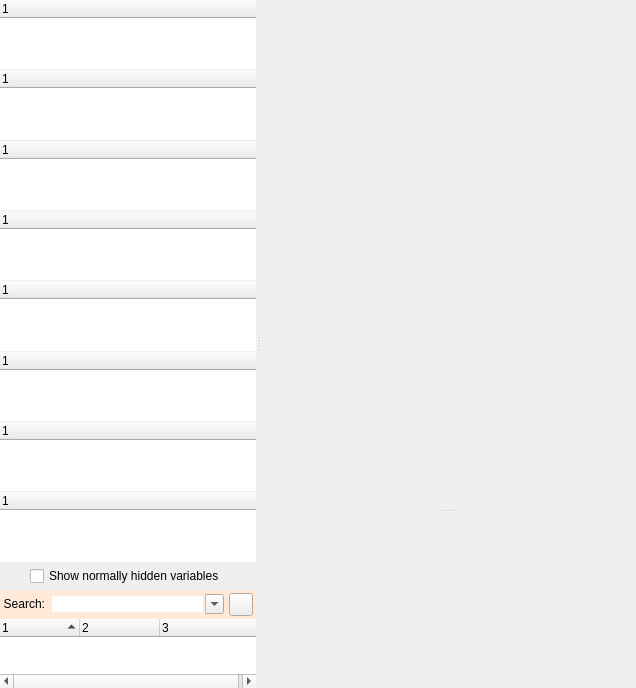
<?xml version="1.0" encoding="UTF-8"?>
<ui version="4.0">
 <class>trigger_editor</class>
 <widget class="QMainWindow" name="trigger_editor">
  <property name="geometry">
   <rect>
    <x>0</x>
    <y>0</y>
    <width>636</width>
    <height>688</height>
   </rect>
  </property>
  <property name="sizePolicy">
   <sizepolicy hsizetype="Preferred" vsizetype="Preferred">
    <horstretch>0</horstretch>
    <verstretch>0</verstretch>
   </sizepolicy>
  </property>
  <widget class="QWidget" name="widget_main">
   <property name="sizePolicy">
    <sizepolicy hsizetype="Expanding" vsizetype="Expanding">
     <horstretch>0</horstretch>
     <verstretch>0</verstretch>
    </sizepolicy>
   </property>
   <layout class="QVBoxLayout" name="verticalLayout">
    <property name="spacing">
     <number>0</number>
    </property>
    <property name="leftMargin">
     <number>0</number>
    </property>
    <property name="topMargin">
     <number>0</number>
    </property>
    <property name="rightMargin">
     <number>0</number>
    </property>
    <property name="bottomMargin">
     <number>0</number>
    </property>
    <item>
     <widget class="QSplitter" name="splitter_main">
      <property name="sizePolicy">
       <sizepolicy hsizetype="Expanding" vsizetype="Expanding">
        <horstretch>0</horstretch>
        <verstretch>0</verstretch>
       </sizepolicy>
      </property>
      <property name="frameShape">
       <enum>QFrame::NoFrame</enum>
      </property>
      <property name="lineWidth">
       <number>0</number>
      </property>
      <property name="midLineWidth">
       <number>5</number>
      </property>
      <property name="orientation">
       <enum>Qt::Horizontal</enum>
      </property>
      <property name="opaqueResize">
       <bool>true</bool>
      </property>
      <property name="handleWidth">
       <number>5</number>
      </property>
      <widget class="QFrame" name="frame_left">
       <property name="sizePolicy">
        <sizepolicy hsizetype="Expanding" vsizetype="Expanding">
         <horstretch>0</horstretch>
         <verstretch>0</verstretch>
        </sizepolicy>
       </property>
       <property name="minimumSize">
        <size>
         <width>0</width>
         <height>0</height>
        </size>
       </property>
       <property name="baseSize">
        <size>
         <width>0</width>
         <height>0</height>
        </size>
       </property>
       <property name="frameShape">
        <enum>QFrame::NoFrame</enum>
       </property>
       <property name="frameShadow">
        <enum>QFrame::Plain</enum>
       </property>
       <property name="lineWidth">
        <number>1</number>
       </property>
       <layout class="QVBoxLayout" name="verticalLayout_3">
        <property name="spacing">
         <number>1</number>
        </property>
        <property name="leftMargin">
         <number>0</number>
        </property>
        <property name="topMargin">
         <number>0</number>
        </property>
        <property name="rightMargin">
         <number>0</number>
        </property>
        <property name="bottomMargin">
         <number>0</number>
        </property>
        <item>
         <widget class="TTreeWidget" name="treeWidget_timers">
          <property name="frameShape">
           <enum>QFrame::NoFrame</enum>
          </property>
          <property name="midLineWidth">
           <number>4</number>
          </property>
          <property name="dragDropMode">
           <enum>QAbstractItemView::InternalMove</enum>
          </property>
          <property name="alternatingRowColors">
           <bool>false</bool>
          </property>
          <property name="iconSize">
           <size>
            <width>32</width>
            <height>32</height>
           </size>
          </property>
          <property name="rootIsDecorated">
           <bool>true</bool>
          </property>
          <property name="animated">
           <bool>true</bool>
          </property>
          <property name="allColumnsShowFocus">
           <bool>true</bool>
          </property>
          <property name="wordWrap">
           <bool>false</bool>
          </property>
          <property name="headerHidden">
           <bool>false</bool>
          </property>
          <property name="expandsOnDoubleClick">
           <bool>false</bool>
          </property>
          <column>
           <property name="text">
            <string>1</string>
           </property>
          </column>
         </widget>
        </item>
        <item>
         <widget class="TTreeWidget" name="treeWidget_keys">
          <property name="frameShape">
           <enum>QFrame::NoFrame</enum>
          </property>
          <property name="midLineWidth">
           <number>4</number>
          </property>
          <property name="dragDropMode">
           <enum>QAbstractItemView::InternalMove</enum>
          </property>
          <property name="alternatingRowColors">
           <bool>false</bool>
          </property>
          <property name="iconSize">
           <size>
            <width>32</width>
            <height>32</height>
           </size>
          </property>
          <property name="rootIsDecorated">
           <bool>true</bool>
          </property>
          <property name="sortingEnabled">
           <bool>false</bool>
          </property>
          <property name="animated">
           <bool>true</bool>
          </property>
          <property name="allColumnsShowFocus">
           <bool>true</bool>
          </property>
          <property name="wordWrap">
           <bool>false</bool>
          </property>
          <property name="headerHidden">
           <bool>false</bool>
          </property>
          <property name="expandsOnDoubleClick">
           <bool>false</bool>
          </property>
          <column>
           <property name="text">
            <string>1</string>
           </property>
          </column>
         </widget>
        </item>
        <item>
         <widget class="TTreeWidget" name="treeWidget_aliases">
          <property name="frameShape">
           <enum>QFrame::NoFrame</enum>
          </property>
          <property name="midLineWidth">
           <number>4</number>
          </property>
          <property name="dragDropMode">
           <enum>QAbstractItemView::InternalMove</enum>
          </property>
          <property name="alternatingRowColors">
           <bool>false</bool>
          </property>
          <property name="iconSize">
           <size>
            <width>32</width>
            <height>32</height>
           </size>
          </property>
          <property name="rootIsDecorated">
           <bool>true</bool>
          </property>
          <property name="animated">
           <bool>true</bool>
          </property>
          <property name="allColumnsShowFocus">
           <bool>true</bool>
          </property>
          <property name="wordWrap">
           <bool>false</bool>
          </property>
          <property name="headerHidden">
           <bool>false</bool>
          </property>
          <property name="expandsOnDoubleClick">
           <bool>false</bool>
          </property>
          <column>
           <property name="text">
            <string>1</string>
           </property>
          </column>
         </widget>
        </item>
        <item>
         <widget class="TTreeWidget" name="treeWidget_actions">
          <property name="frameShape">
           <enum>QFrame::NoFrame</enum>
          </property>
          <property name="midLineWidth">
           <number>4</number>
          </property>
          <property name="dragDropMode">
           <enum>QAbstractItemView::InternalMove</enum>
          </property>
          <property name="alternatingRowColors">
           <bool>false</bool>
          </property>
          <property name="iconSize">
           <size>
            <width>32</width>
            <height>32</height>
           </size>
          </property>
          <property name="rootIsDecorated">
           <bool>true</bool>
          </property>
          <property name="animated">
           <bool>true</bool>
          </property>
          <property name="allColumnsShowFocus">
           <bool>true</bool>
          </property>
          <property name="wordWrap">
           <bool>false</bool>
          </property>
          <property name="headerHidden">
           <bool>false</bool>
          </property>
          <property name="expandsOnDoubleClick">
           <bool>false</bool>
          </property>
          <column>
           <property name="text">
            <string>1</string>
           </property>
          </column>
         </widget>
        </item>
        <item>
         <widget class="TTreeWidget" name="treeWidget_scripts">
          <property name="frameShape">
           <enum>QFrame::NoFrame</enum>
          </property>
          <property name="midLineWidth">
           <number>4</number>
          </property>
          <property name="dragDropMode">
           <enum>QAbstractItemView::InternalMove</enum>
          </property>
          <property name="alternatingRowColors">
           <bool>false</bool>
          </property>
          <property name="iconSize">
           <size>
            <width>32</width>
            <height>32</height>
           </size>
          </property>
          <property name="rootIsDecorated">
           <bool>true</bool>
          </property>
          <property name="animated">
           <bool>true</bool>
          </property>
          <property name="allColumnsShowFocus">
           <bool>true</bool>
          </property>
          <property name="wordWrap">
           <bool>false</bool>
          </property>
          <property name="headerHidden">
           <bool>false</bool>
          </property>
          <property name="expandsOnDoubleClick">
           <bool>false</bool>
          </property>
          <column>
           <property name="text">
            <string>1</string>
           </property>
          </column>
         </widget>
        </item>
        <item>
         <widget class="TTreeWidget" name="treeWidget_variables">
          <property name="frameShape">
           <enum>QFrame::NoFrame</enum>
          </property>
          <property name="midLineWidth">
           <number>4</number>
          </property>
          <property name="dragDropMode">
           <enum>QAbstractItemView::InternalMove</enum>
          </property>
          <property name="alternatingRowColors">
           <bool>false</bool>
          </property>
          <property name="iconSize">
           <size>
            <width>32</width>
            <height>32</height>
           </size>
          </property>
          <property name="rootIsDecorated">
           <bool>true</bool>
          </property>
          <property name="animated">
           <bool>true</bool>
          </property>
          <property name="allColumnsShowFocus">
           <bool>true</bool>
          </property>
          <property name="wordWrap">
           <bool>false</bool>
          </property>
          <property name="headerHidden">
           <bool>false</bool>
          </property>
          <property name="expandsOnDoubleClick">
           <bool>false</bool>
          </property>
          <column>
           <property name="text">
            <string>1</string>
           </property>
          </column>
         </widget>
        </item>
		<item>
		<widget class="TTreeWidget" name="treeWidget_gui">
          <property name="frameShape">
           <enum>QFrame::NoFrame</enum>
          </property>
          <property name="midLineWidth">
           <number>4</number>
          </property>
          <property name="dragDropMode">
           <enum>QAbstractItemView::InternalMove</enum>
          </property>
          <property name="alternatingRowColors">
           <bool>false</bool>
          </property>
          <property name="iconSize">
           <size>
            <width>32</width>
            <height>32</height>
           </size>
          </property>
          <property name="rootIsDecorated">
           <bool>true</bool>
          </property>
          <property name="animated">
           <bool>true</bool>
          </property>
          <property name="allColumnsShowFocus">
           <bool>true</bool>
          </property>
          <property name="wordWrap">
           <bool>false</bool>
          </property>
          <property name="headerHidden">
           <bool>false</bool>
          </property>
          <property name="expandsOnDoubleClick">
           <bool>false</bool>
          </property>
          <column>
           <property name="text">
            <string>1</string>
           </property>
          </column>
         </widget>
        </item>
        <item>
         <widget class="TTreeWidget" name="treeWidget_triggers">
          <property name="frameShape">
           <enum>QFrame::NoFrame</enum>
          </property>
          <property name="midLineWidth">
           <number>4</number>
          </property>
          <property name="dragDropMode">
           <enum>QAbstractItemView::InternalMove</enum>
          </property>
          <property name="alternatingRowColors">
           <bool>false</bool>
          </property>
          <property name="iconSize">
           <size>
            <width>32</width>
            <height>32</height>
           </size>
          </property>
          <property name="rootIsDecorated">
           <bool>true</bool>
          </property>
          <property name="sortingEnabled">
           <bool>false</bool>
          </property>
          <property name="animated">
           <bool>true</bool>
          </property>
          <property name="allColumnsShowFocus">
           <bool>true</bool>
          </property>
          <property name="wordWrap">
           <bool>false</bool>
          </property>
          <property name="headerHidden">
           <bool>false</bool>
          </property>
          <property name="expandsOnDoubleClick">
           <bool>false</bool>
          </property>
          <column>
           <property name="text">
            <string>1</string>
           </property>
          </column>
         </widget>
        </item>
        <item>
         <widget class="QFrame" name="frame_">
          <layout class="QGridLayout" name="gridLayout_display_hidden_variables">
           <property name="leftMargin">
            <number>8</number>
           </property>
           <property name="topMargin">
            <number>3</number>
           </property>
           <property name="rightMargin">
            <number>8</number>
           </property>
           <property name="bottomMargin">
            <number>3</number>
           </property>
           <item row="0" column="0" alignment="Qt::AlignHCenter|Qt::AlignVCenter">
            <widget class="QCheckBox" name="button_displayAllVariables">
             <property name="text">
              <string>Show normally hidden variables</string>
             </property>
             <property name="checkable">
              <bool>true</bool>
             </property>
             <property name="checked">
              <bool>false</bool>
             </property>
            </widget>
           </item>
          </layout>
         </widget>
        </item>
        <item>
         <widget class="QWidget" name="widget_searchArea" native="true">
          <layout class="QVBoxLayout" name="verticalLayout_6">
           <property name="spacing">
            <number>0</number>
           </property>
           <property name="leftMargin">
            <number>0</number>
           </property>
           <property name="topMargin">
            <number>0</number>
           </property>
           <property name="rightMargin">
            <number>0</number>
           </property>
           <property name="bottomMargin">
            <number>0</number>
           </property>
           <item>
            <widget class="QWidget" name="widget_searchAreaTop" native="true">
             <property name="sizePolicy">
              <sizepolicy hsizetype="Expanding" vsizetype="Fixed">
               <horstretch>0</horstretch>
               <verstretch>0</verstretch>
              </sizepolicy>
             </property>
             <property name="palette">
              <palette>
               <active>
                <colorrole role="Base">
                 <brush brushstyle="SolidPattern">
                  <color alpha="255">
                   <red>255</red>
                   <green>255</green>
                   <blue>255</blue>
                  </color>
                 </brush>
                </colorrole>
                <colorrole role="Window">
                 <brush brushstyle="SolidPattern">
                  <color alpha="255">
                   <red>255</red>
                   <green>234</green>
                   <blue>218</blue>
                  </color>
                 </brush>
                </colorrole>
               </active>
               <inactive>
                <colorrole role="Base">
                 <brush brushstyle="SolidPattern">
                  <color alpha="255">
                   <red>255</red>
                   <green>255</green>
                   <blue>255</blue>
                  </color>
                 </brush>
                </colorrole>
                <colorrole role="Window">
                 <brush brushstyle="SolidPattern">
                  <color alpha="255">
                   <red>255</red>
                   <green>234</green>
                   <blue>218</blue>
                  </color>
                 </brush>
                </colorrole>
               </inactive>
               <disabled>
                <colorrole role="Base">
                 <brush brushstyle="SolidPattern">
                  <color alpha="255">
                   <red>255</red>
                   <green>234</green>
                   <blue>218</blue>
                  </color>
                 </brush>
                </colorrole>
                <colorrole role="Window">
                 <brush brushstyle="SolidPattern">
                  <color alpha="255">
                   <red>255</red>
                   <green>234</green>
                   <blue>218</blue>
                  </color>
                 </brush>
                </colorrole>
               </disabled>
              </palette>
             </property>
             <property name="autoFillBackground">
              <bool>true</bool>
             </property>
             <layout class="QHBoxLayout" name="horizontalLayout_5">
              <property name="spacing">
               <number>0</number>
              </property>
              <property name="leftMargin">
               <number>0</number>
              </property>
              <property name="topMargin">
               <number>0</number>
              </property>
              <property name="rightMargin">
               <number>0</number>
              </property>
              <property name="bottomMargin">
               <number>0</number>
              </property>
              <item>
               <widget class="QWidget" name="widget_searchTerm" native="true">
                <layout class="QGridLayout" name="gridLayout" columnstretch="0,0,0">
                 <property name="leftMargin">
                  <number>3</number>
                 </property>
                 <property name="topMargin">
                  <number>3</number>
                 </property>
                 <property name="rightMargin">
                  <number>3</number>
                 </property>
                 <property name="bottomMargin">
                  <number>3</number>
                 </property>
                 <property name="horizontalSpacing">
                  <number>5</number>
                 </property>
                 <item row="0" column="0" alignment="Qt::AlignRight|Qt::AlignVCenter">
                  <widget class="QLabel" name="label_searchTerm">
                   <property name="sizePolicy">
                    <sizepolicy hsizetype="Preferred" vsizetype="Preferred">
                     <horstretch>0</horstretch>
                     <verstretch>0</verstretch>
                    </sizepolicy>
                   </property>
                   <property name="text">
                    <string>Search:</string>
                   </property>
                   <property name="alignment">
                    <set>Qt::AlignRight|Qt::AlignTrailing|Qt::AlignVCenter</set>
                   </property>
                  </widget>
                 </item>
                 <item row="0" column="1" alignment="Qt::AlignVCenter">
                  <widget class="QComboBox" name="comboBox_searchTerms">
                   <property name="sizePolicy">
                    <sizepolicy hsizetype="Expanding" vsizetype="Preferred">
                     <horstretch>0</horstretch>
                     <verstretch>0</verstretch>
                    </sizepolicy>
                   </property>
                   <property name="editable">
                    <bool>true</bool>
                   </property>
                   <property name="insertPolicy">
                    <enum>QComboBox::InsertAtTop</enum>
                   </property>
                   <property name="duplicatesEnabled">
                    <bool>true</bool>
                   </property>
                   <property name="frame">
                    <bool>false</bool>
                   </property>
                  </widget>
                 </item>
                 <item row="0" column="2" alignment="Qt::AlignHCenter|Qt::AlignVCenter">
                  <widget class="QToolButton" name="button_toggleSearchAreaResults">
                   <property name="sizePolicy">
                    <sizepolicy hsizetype="Maximum" vsizetype="Maximum">
                     <horstretch>0</horstretch>
                     <verstretch>0</verstretch>
                    </sizepolicy>
                   </property>
                   <property name="minimumSize">
                    <size>
                     <width>16</width>
                     <height>16</height>
                    </size>
                   </property>
                   <property name="maximumSize">
                    <size>
                     <width>32</width>
                     <height>32</height>
                    </size>
                   </property>
                   <property name="toolTip">
                    <string>&lt;html&gt;&lt;head/&gt;&lt;body&gt;&lt;p&gt;Toggles the display of the search results area.&lt;/p&gt;&lt;/body&gt;&lt;/html&gt;</string>
                   </property>
                   <property name="text">
                    <string/>
                   </property>
                   <property name="iconSize">
                    <size>
                     <width>16</width>
                     <height>16</height>
                    </size>
                   </property>
                   <property name="checkable">
                    <bool>true</bool>
                   </property>
                   <property name="arrowType">
                    <enum>Qt::NoArrow</enum>
                   </property>
                  </widget>
                 </item>
                </layout>
               </widget>
              </item>
             </layout>
            </widget>
           </item>
           <item>
            <widget class="QTreeWidget" name="treeWidget_searchResults">
             <property name="frameShape">
              <enum>QFrame::NoFrame</enum>
             </property>
             <property name="midLineWidth">
              <number>4</number>
             </property>
             <property name="alternatingRowColors">
              <bool>false</bool>
             </property>
             <property name="iconSize">
              <size>
               <width>16</width>
               <height>16</height>
              </size>
             </property>
             <property name="textElideMode"	>
              <enum>Qt::ElideRight</enum>
             </property>
             <property name="rootIsDecorated">
              <bool>true</bool>
             </property>
             <property name="uniformRowHeights">
              <bool>true</bool>
             </property>
             <property name="sortingEnabled">
              <bool>true</bool>
             </property>
             <property name="animated">
              <bool>true</bool>
             </property>
             <property name="headerHidden">
              <bool>false</bool>
             </property>
             <property name="columnCount">
              <number>3</number>
             </property>
             <attribute name="headerVisible">
              <bool>true</bool>
             </attribute>
             <attribute name="headerDefaultSectionSize">
              <number>80</number>
             </attribute>
             <attribute name="headerMinimumSectionSize">
              <number>20</number>
             </attribute>
             <column>
              <property name="text">
               <string>1</string>
              </property>
             </column>
             <column>
              <property name="text">
               <string notr="true">2</string>
              </property>
             </column>
             <column>
              <property name="text">
               <string notr="true">3</string>
              </property>
             </column>
            </widget>
           </item>
          </layout>
         </widget>
        </item>
       </layout>
       <zorder>treeWidget_timers</zorder>
       <zorder>treeWidget_keys</zorder>
       <zorder>treeWidget_aliases</zorder>
       <zorder>treeWidget_actions</zorder>
       <zorder>treeWidget_scripts</zorder>
       <zorder>treeWidget_triggers</zorder>
       <zorder>widget_searchArea</zorder>
       <zorder>treeWidget_variables</zorder>
       <zorder>frame_</zorder>
      </widget>
      <widget class="QFrame" name="frame_right">
       <property name="sizePolicy">
        <sizepolicy hsizetype="Expanding" vsizetype="Expanding">
         <horstretch>1</horstretch>
         <verstretch>0</verstretch>
        </sizepolicy>
       </property>
       <property name="baseSize">
        <size>
         <width>0</width>
         <height>0</height>
        </size>
       </property>
       <property name="font">
        <font>
         <stylestrategy>PreferAntialias</stylestrategy>
        </font>
       </property>
       <property name="frameShape">
        <enum>QFrame::NoFrame</enum>
       </property>
       <property name="frameShadow">
        <enum>QFrame::Plain</enum>
       </property>
       <property name="lineWidth">
        <number>1</number>
       </property>
       <layout class="QHBoxLayout" name="horizontalLayout_2">
        <property name="spacing">
         <number>0</number>
        </property>
        <property name="leftMargin">
         <number>0</number>
        </property>
        <property name="topMargin">
         <number>0</number>
        </property>
        <property name="rightMargin">
         <number>0</number>
        </property>
        <property name="bottomMargin">
         <number>0</number>
        </property>
        <item>
         <widget class="QSplitter" name="splitter_rightTopBottom">
          <property name="sizePolicy">
           <sizepolicy hsizetype="Expanding" vsizetype="Expanding">
            <horstretch>0</horstretch>
            <verstretch>0</verstretch>
           </sizepolicy>
          </property>
          <property name="minimumSize">
           <size>
            <width>0</width>
            <height>0</height>
           </size>
          </property>
          <property name="maximumSize">
           <size>
            <width>16777215</width>
            <height>16777215</height>
           </size>
          </property>
          <property name="font">
           <font>
            <stylestrategy>PreferAntialias</stylestrategy>
           </font>
          </property>
          <property name="frameShape">
           <enum>QFrame::NoFrame</enum>
          </property>
          <property name="lineWidth">
           <number>9</number>
          </property>
          <property name="orientation">
           <enum>Qt::Vertical</enum>
          </property>
          <property name="handleWidth">
           <number>5</number>
          </property>
          <property name="childrenCollapsible">
           <bool>true</bool>
          </property>
          <widget class="QFrame" name="frame_rightTop">
           <property name="sizePolicy">
            <sizepolicy hsizetype="Expanding" vsizetype="Expanding">
             <horstretch>0</horstretch>
             <verstretch>0</verstretch>
            </sizepolicy>
           </property>
           <property name="minimumSize">
            <size>
             <width>0</width>
             <height>0</height>
            </size>
           </property>
           <property name="baseSize">
            <size>
             <width>0</width>
             <height>0</height>
            </size>
           </property>
           <property name="autoFillBackground">
            <bool>false</bool>
           </property>
           <property name="frameShape">
            <enum>QFrame::NoFrame</enum>
           </property>
           <property name="frameShadow">
            <enum>QFrame::Plain</enum>
           </property>
           <layout class="QVBoxLayout" name="verticalLayout_5">
            <property name="spacing">
             <number>0</number>
            </property>
            <property name="leftMargin">
             <number>0</number>
            </property>
            <property name="topMargin">
             <number>0</number>
            </property>
            <property name="rightMargin">
             <number>0</number>
            </property>
            <property name="bottomMargin">
             <number>0</number>
            </property>
            <item>
             <widget class="QWidget" name="mainArea" native="true">
              <property name="sizePolicy">
               <sizepolicy hsizetype="Expanding" vsizetype="Expanding">
                <horstretch>0</horstretch>
                <verstretch>0</verstretch>
               </sizepolicy>
              </property>
              <property name="autoFillBackground">
               <bool>false</bool>
              </property>
             </widget>
            </item>
           </layout>
          </widget>
          <widget class="QFrame" name="frame_rightBottom">
           <property name="enabled">
            <bool>true</bool>
           </property>
           <property name="sizePolicy">
            <sizepolicy hsizetype="Expanding" vsizetype="Maximum">
             <horstretch>0</horstretch>
             <verstretch>0</verstretch>
            </sizepolicy>
           </property>
           <property name="minimumSize">
            <size>
             <width>0</width>
             <height>0</height>
            </size>
           </property>
           <property name="maximumSize">
            <size>
             <width>16777215</width>
             <height>175</height>
            </size>
           </property>
           <property name="frameShape">
            <enum>QFrame::NoFrame</enum>
           </property>
           <property name="frameShadow">
            <enum>QFrame::Plain</enum>
           </property>
           <property name="midLineWidth">
            <number>4</number>
           </property>
           <layout class="QVBoxLayout" name="verticalLayout_4">
            <property name="spacing">
             <number>0</number>
            </property>
            <property name="leftMargin">
             <number>0</number>
            </property>
            <property name="topMargin">
             <number>0</number>
            </property>
            <property name="rightMargin">
             <number>0</number>
            </property>
            <property name="bottomMargin">
             <number>0</number>
            </property>
            <item>
             <widget class="QWidget" name="popupArea" native="true">
              <property name="sizePolicy">
               <sizepolicy hsizetype="Expanding" vsizetype="Expanding">
                <horstretch>0</horstretch>
                <verstretch>0</verstretch>
               </sizepolicy>
              </property>
              <property name="minimumSize">
               <size>
                <width>0</width>
                <height>0</height>
               </size>
              </property>
              <property name="maximumSize">
               <size>
                <width>16777215</width>
                <height>16777215</height>
               </size>
              </property>
              <property name="font">
               <font>
                <stylestrategy>PreferAntialias</stylestrategy>
               </font>
              </property>
             </widget>
            </item>
           </layout>
          </widget>
         </widget>
        </item>
       </layout>
      </widget>
     </widget>
    </item>
   </layout>
  </widget>
  <widget class="QStatusBar" name="statusbar">
   <property name="enabled">
    <bool>false</bool>
   </property>
   <property name="sizePolicy">
    <sizepolicy hsizetype="Fixed" vsizetype="Fixed">
     <horstretch>0</horstretch>
     <verstretch>0</verstretch>
    </sizepolicy>
   </property>
   <property name="maximumSize">
    <size>
     <width>16777215</width>
     <height>0</height>
    </size>
   </property>
  </widget>
 </widget>
 <customwidgets>
  <customwidget>
   <class>TTreeWidget</class>
   <extends>QTreeWidget</extends>
   <header>TTreeWidget.h</header>
  </customwidget>
 </customwidgets>
 <resources/>
 <connections/>
</ui>
